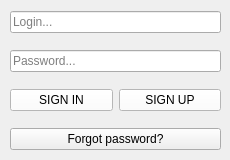
<?xml version="1.0" encoding="UTF-8"?>
<ui version="4.0">
 <class>MainWindow</class>
 <widget class="QMainWindow" name="MainWindow">
  <property name="geometry">
   <rect>
    <x>0</x>
    <y>0</y>
    <width>230</width>
    <height>160</height>
   </rect>
  </property>
  <property name="minimumSize">
   <size>
    <width>230</width>
    <height>160</height>
   </size>
  </property>
  <property name="maximumSize">
   <size>
    <width>230</width>
    <height>160</height>
   </size>
  </property>
  <property name="windowTitle">
   <string>Вход</string>
  </property>
  <property name="styleSheet">
   <string notr="true"/>
  </property>
  <widget class="QWidget" name="centralwidget">
   <widget class="QWidget" name="layoutWidget">
    <property name="geometry">
     <rect>
      <x>10</x>
      <y>0</y>
      <width>211</width>
      <height>161</height>
     </rect>
    </property>
    <layout class="QGridLayout" name="gridLayout">
     <item row="0" column="0" colspan="2">
      <widget class="QLineEdit" name="line_name">
       <property name="styleSheet">
        <string notr="true"/>
       </property>
       <property name="placeholderText">
        <string>Login...</string>
       </property>
      </widget>
     </item>
     <item row="1" column="0" colspan="2">
      <widget class="QLineEdit" name="line_password">
       <property name="styleSheet">
        <string notr="true"/>
       </property>
       <property name="placeholderText">
        <string>Password...</string>
       </property>
      </widget>
     </item>
     <item row="2" column="0">
      <widget class="QPushButton" name="btn_login">
       <property name="styleSheet">
        <string notr="true">background-color: #ffffff;</string>
       </property>
       <property name="text">
        <string>SIGN IN</string>
       </property>
      </widget>
     </item>
     <item row="2" column="1">
      <widget class="QPushButton" name="btn_register">
       <property name="styleSheet">
        <string notr="true">background-color: #ffffff;</string>
       </property>
       <property name="text">
        <string>SIGN UP</string>
       </property>
      </widget>
     </item>
     <item row="3" column="0" colspan="2">
      <widget class="QPushButton" name="btn_change_pass">
       <property name="text">
        <string>Forgot password?</string>
       </property>
      </widget>
     </item>
    </layout>
   </widget>
  </widget>
 </widget>
 <resources/>
 <connections/>
</ui>
